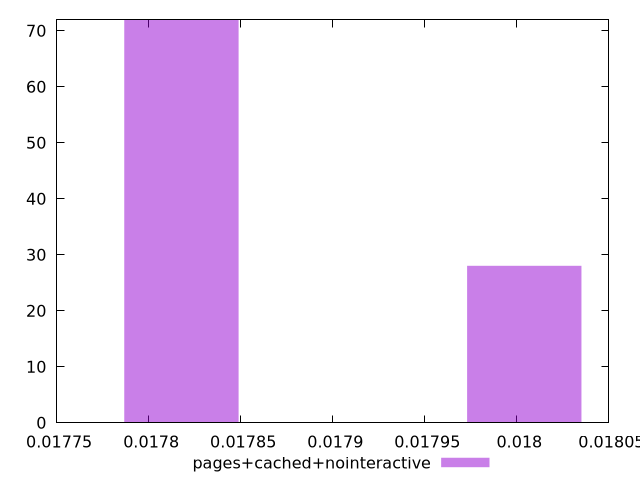

Source code (gnuplot):
$_pagesCachedNointeractive <<EOF
0.018004043893572092 28
0.01781779516363859 72
EOF
set key outside below
set terminal pngcairo
set output "report_00004_2020-11-02T20-21-41.718Z/total-byte-weight/pages+cached+nointeractive//hist.png"
set yrange [0:72]
set boxwidth 0.0000620829099778348
set style fill transparent solid 0.5 noborder
plot $_pagesCachedNointeractive title "pages+cached+nointeractive" with boxes ,
